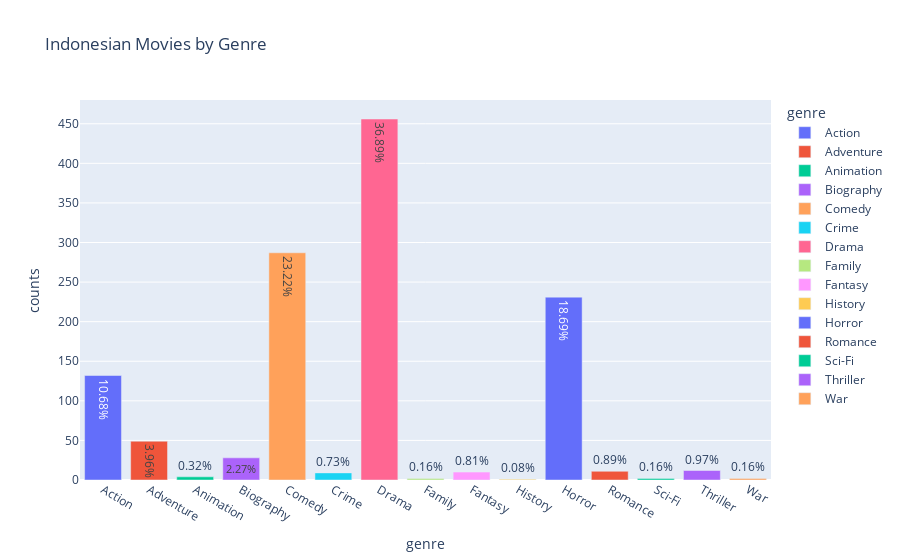
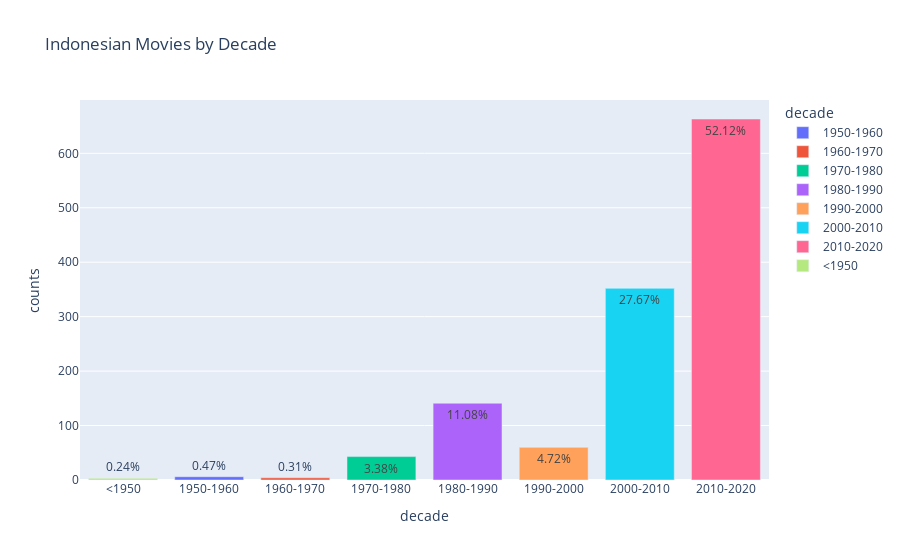

The notebook cell these images were saved under, in order:
### Markdown cell above
# 3. Basic Description

### Code cell
df_g                = df.groupby(['genre']).size().reset_index()
df_g ['percentage'] = df.groupby(['genre']).size().apply(lambda x: 100*x/ df.groupby(['genre']).size().sum()).values
df_g.columns        = ['genre','counts','percentage']
fig                 = px.bar (df_g, 
                              x='genre',
                              y = 'counts',
                              color='genre',
                              text=df_g['percentage'].apply(lambda x: '{0:1.2f}%'.format(x)),
                              title= 'Indonesian Movies by Genre')
fig.show()


df_g                = df.groupby(['decade']).size().reset_index()
df_g ['percentage'] = df.groupby(['decade']).size().apply(lambda x: 100*x/ df.groupby(['decade']).size().sum()).values
df_g.columns        = ['decade','counts','percentage']
fig                 = px.bar (df_g, 
                              x = df_g['decade'],
                              y = 'counts',
                              color='decade',
                              text=df_g['percentage'].apply(lambda x: '{0:1.2f}%'.format(x)),
                              title= 'Indonesian Movies by Decade')
fig.update_xaxes(categoryorder='array', categoryarray= ['<1950','1950-1960','1960-1970','1970-1980','1980-1990','1990-2000','2000-2010','2010-2020'])
fig.show()

### Figure 1 — Plotly figure (JSON) as saved in the notebook; plotly's stock layout.template omitted (floating-point values rounded to 4 significant figures)
{"data": [{"alignmentgroup": "True", "hovertemplate": "genre=%{x}<br>counts=%{y}<br>text=%{text}<extra></extra>", "legendgroup": "Action", "marker": {"color": "#636efa", "pattern": {"shape": ""}}, "name": "Action", "offsetgroup": "Action", "orientation": "v", "showlegend": true, "text": ["10.68%"], "textposition": "auto", "type": "bar", "x": ["Action"], "xaxis": "x", "y": [132], "yaxis": "y"}, {"alignmentgroup": "True", "hovertemplate": "genre=%{x}<br>counts=%{y}<br>text=%{text}<extra></extra>", "legendgroup": "Adventure", "marker": {"color": "#EF553B", "pattern": {"shape": ""}}, "name": "Adventure", "offsetgroup": "Adventure", "orientation": "v", "showlegend": true, "text": ["3.96%"], "textposition": "auto", "type": "bar", "x": ["Adventure"], "xaxis": "x", "y": [49], "yaxis": "y"}, {"alignmentgroup": "True", "hovertemplate": "genre=%{x}<br>counts=%{y}<br>text=%{text}<extra></extra>", "legendgroup": "Animation", "marker": {"color": "#00cc96", "pattern": {"shape": ""}}, "name": "Animation", "offsetgroup": "Animation", "orientation": "v", "showlegend": true, "text": ["0.32%"], "textposition": "auto", "type": "bar", "x": ["Animation"], "xaxis": "x", "y": [4], "yaxis": "y"}, {"alignmentgroup": "True", "hovertemplate": "genre=%{x}<br>counts=%{y}<br>text=%{text}<extra></extra>", "legendgroup": "Biography", "marker": {"color": "#ab63fa", "pattern": {"shape": ""}}, "name": "Biography", "offsetgroup": "Biography", "orientation": "v", "showlegend": true, "text": ["2.27%"], "textposition": "auto", "type": "bar", "x": ["Biography"], "xaxis": "x", "y": [28], "yaxis": "y"}, {"alignmentgroup": "True", "hovertemplate": "genre=%{x}<br>counts=%{y}<br>text=%{text}<extra></extra>", "legendgroup": "Comedy", "marker": {"color": "#FFA15A", "pattern": {"shape": ""}}, "name": "Comedy", "offsetgroup": "Comedy", "orientation": "v", "showlegend": true, "text": ["23.22%"], "textposition": "auto", "type": "bar", "x": ["Comedy"], "xaxis": "x", "y": [287], "yaxis": "y"}, {"alignmentgroup": "True", "hovertemplate": "genre=%{x}<br>counts=%{y}<br>text=%{text}<extra></extra>", "legendgroup": "Crime", "marker": {"color": "#19d3f3", "pattern": {"shape": ""}}, "name": "Crime", "offsetgroup": "Crime", "orientation": "v", "showlegend": true, "text": ["0.73%"], "textposition": "auto", "type": "bar", "x": ["Crime"], "xaxis": "x", "y": [9], "yaxis": "y"}, {"alignmentgroup": "True", "hovertemplate": "genre=%{x}<br>counts=%{y}<br>text=%{text}<extra></extra>", "legendgroup": "Drama", "marker": {"color": "#FF6692", "pattern": {"shape": ""}}, "name": "Drama", "offsetgroup": "Drama", "orientation": "v", "showlegend": true, "text": ["36.89%"], "textposition": "auto", "type": "bar", "x": ["Drama"], "xaxis": "x", "y": [456], "yaxis": "y"}, {"alignmentgroup": "True", "hovertemplate": "genre=%{x}<br>counts=%{y}<br>text=%{text}<extra></extra>", "legendgroup": "Family", "marker": {"color": "#B6E880", "pattern": {"shape": ""}}, "name": "Family", "offsetgroup": "Family", "orientation": "v", "showlegend": true, "text": ["0.16%"], "textposition": "auto", "type": "bar", "x": ["Family"], "xaxis": "x", "y": [2], "yaxis": "y"}, {"alignmentgroup": "True", "hovertemplate": "genre=%{x}<br>counts=%{y}<br>text=%{text}<extra></extra>", "legendgroup": "Fantasy", "marker": {"color": "#FF97FF", "pattern": {"shape": ""}}, "name": "Fantasy", "offsetgroup": "Fantasy", "orientation": "v", "showlegend": true, "text": ["0.81%"], "textposition": "auto", "type": "bar", "x": ["Fantasy"], "xaxis": "x", "y": [10], "yaxis": "y"}, {"alignmentgroup": "True", "hovertemplate": "genre=%{x}<br>counts=%{y}<br>text=%{text}<extra></extra>", "legendgroup": "History", "marker": {"color": "#FECB52", "pattern": {"shape": ""}}, "name": "History", "offsetgroup": "History", "orientation": "v", "showlegend": true, "text": ["0.08%"], "textposition": "auto", "type": "bar", "x": ["History"], "xaxis": "x", "y": [1], "yaxis": "y"}, {"alignmentgroup": "True", "hovertemplate": "genre=%{x}<br>counts=%{y}<br>text=%{text}<extra></extra>", "legendgroup": "Horror", "marker": {"color": "#636efa", "pattern": {"shape": ""}}, "name": "Horror", "offsetgroup": "Horror", "orientation": "v", "showlegend": true, "text": ["18.69%"], "textposition": "auto", "type": "bar", "x": ["Horror"], "xaxis": "x", "y": [231], "yaxis": "y"}, {"alignmentgroup": "True", "hovertemplate": "genre=%{x}<br>counts=%{y}<br>text=%{text}<extra></extra>", "legendgroup": "Romance", "marker": {"color": "#EF553B", "pattern": {"shape": ""}}, "name": "Romance", "offsetgroup": "Romance", "orientation": "v", "showlegend": true, "text": ["0.89%"], "textposition": "auto", "type": "bar", "x": ["Romance"], "xaxis": "x", "y": [11], "yaxis": "y"}, {"alignmentgroup": "True", "hovertemplate": "genre=%{x}<br>counts=%{y}<br>text=%{text}<extra></extra>", "legendgroup": "Sci-Fi", "marker": {"color": "#00cc96", "pattern": {"shape": ""}}, "name": "Sci-Fi", "offsetgroup": "Sci-Fi", "orientation": "v", "showlegend": true, "text": ["0.16%"], "textposition": "auto", "type": "bar", "x": ["Sci-Fi"], "xaxis": "x", "y": [2], "yaxis": "y"}, {"alignmentgroup": "True", "hovertemplate": "genre=%{x}<br>counts=%{y}<br>text=%{text}<extra></extra>", "legendgroup": "Thriller", "marker": {"color": "#ab63fa", "pattern": {"shape": ""}}, "name": "Thriller", "offsetgroup": "Thriller", "orientation": "v", "showlegend": true, "text": ["0.97%"], "textposition": "auto", "type": "bar", "x": ["Thriller"], "xaxis": "x", "y": [12], "yaxis": "y"}, {"alignmentgroup": "True", "hovertemplate": "genre=%{x}<br>counts=%{y}<br>text=%{text}<extra></extra>", "legendgroup": "War", "marker": {"color": "#FFA15A", "pattern": {"shape": ""}}, "name": "War", "offsetgroup": "War", "orientation": "v", "showlegend": true, "text": ["0.16%"], "textposition": "auto", "type": "bar", "x": ["War"], "xaxis": "x", "y": [2], "yaxis": "y"}], "layout": {"barmode": "relative", "legend": {"title": {"text": "genre"}, "tracegroupgap": 0}, "title": {"text": "Indonesian Movies by Genre"}, "xaxis": {"anchor": "y", "categoryarray": ["Action", "Adventure", "Animation", "Biography", "Comedy", "Crime", "Drama", "Family", "Fantasy", "History", "Horror", "Romance", "Sci-Fi", "Thriller", "War"], "categoryorder": "array", "domain": [0, 1], "title": {"text": "genre"}}, "yaxis": {"anchor": "x", "domain": [0, 1], "title": {"text": "counts"}}}}

### Figure 2 — Plotly figure (JSON) as saved in the notebook; plotly's stock layout.template omitted (floating-point values rounded to 4 significant figures)
{"data": [{"alignmentgroup": "True", "hovertemplate": "decade=%{x}<br>counts=%{y}<br>text=%{text}<extra></extra>", "legendgroup": "1950-1960", "marker": {"color": "#636efa", "pattern": {"shape": ""}}, "name": "1950-1960", "offsetgroup": "1950-1960", "orientation": "v", "showlegend": true, "text": ["0.47%"], "textposition": "auto", "type": "bar", "x": ["1950-1960"], "xaxis": "x", "y": [6], "yaxis": "y"}, {"alignmentgroup": "True", "hovertemplate": "decade=%{x}<br>counts=%{y}<br>text=%{text}<extra></extra>", "legendgroup": "1960-1970", "marker": {"color": "#EF553B", "pattern": {"shape": ""}}, "name": "1960-1970", "offsetgroup": "1960-1970", "orientation": "v", "showlegend": true, "text": ["0.31%"], "textposition": "auto", "type": "bar", "x": ["1960-1970"], "xaxis": "x", "y": [4], "yaxis": "y"}, {"alignmentgroup": "True", "hovertemplate": "decade=%{x}<br>counts=%{y}<br>text=%{text}<extra></extra>", "legendgroup": "1970-1980", "marker": {"color": "#00cc96", "pattern": {"shape": ""}}, "name": "1970-1980", "offsetgroup": "1970-1980", "orientation": "v", "showlegend": true, "text": ["3.38%"], "textposition": "auto", "type": "bar", "x": ["1970-1980"], "xaxis": "x", "y": [43], "yaxis": "y"}, {"alignmentgroup": "True", "hovertemplate": "decade=%{x}<br>counts=%{y}<br>text=%{text}<extra></extra>", "legendgroup": "1980-1990", "marker": {"color": "#ab63fa", "pattern": {"shape": ""}}, "name": "1980-1990", "offsetgroup": "1980-1990", "orientation": "v", "showlegend": true, "text": ["11.08%"], "textposition": "auto", "type": "bar", "x": ["1980-1990"], "xaxis": "x", "y": [141], "yaxis": "y"}, {"alignmentgroup": "True", "hovertemplate": "decade=%{x}<br>counts=%{y}<br>text=%{text}<extra></extra>", "legendgroup": "1990-2000", "marker": {"color": "#FFA15A", "pattern": {"shape": ""}}, "name": "1990-2000", "offsetgroup": "1990-2000", "orientation": "v", "showlegend": true, "text": ["4.72%"], "textposition": "auto", "type": "bar", "x": ["1990-2000"], "xaxis": "x", "y": [60], "yaxis": "y"}, {"alignmentgroup": "True", "hovertemplate": "decade=%{x}<br>counts=%{y}<br>text=%{text}<extra></extra>", "legendgroup": "2000-2010", "marker": {"color": "#19d3f3", "pattern": {"shape": ""}}, "name": "2000-2010", "offsetgroup": "2000-2010", "orientation": "v", "showlegend": true, "text": ["27.67%"], "textposition": "auto", "type": "bar", "x": ["2000-2010"], "xaxis": "x", "y": [352], "yaxis": "y"}, {"alignmentgroup": "True", "hovertemplate": "decade=%{x}<br>counts=%{y}<br>text=%{text}<extra></extra>", "legendgroup": "2010-2020", "marker": {"color": "#FF6692", "pattern": {"shape": ""}}, "name": "2010-2020", "offsetgroup": "2010-2020", "orientation": "v", "showlegend": true, "text": ["52.12%"], "textposition": "auto", "type": "bar", "x": ["2010-2020"], "xaxis": "x", "y": [663], "yaxis": "y"}, {"alignmentgroup": "True", "hovertemplate": "decade=%{x}<br>counts=%{y}<br>text=%{text}<extra></extra>", "legendgroup": "<1950", "marker": {"color": "#B6E880", "pattern": {"shape": ""}}, "name": "<1950", "offsetgroup": "<1950", "orientation": "v", "showlegend": true, "text": ["0.24%"], "textposition": "auto", "type": "bar", "x": ["<1950"], "xaxis": "x", "y": [3], "yaxis": "y"}], "layout": {"barmode": "relative", "legend": {"title": {"text": "decade"}, "tracegroupgap": 0}, "title": {"text": "Indonesian Movies by Decade"}, "xaxis": {"anchor": "y", "categoryarray": ["<1950", "1950-1960", "1960-1970", "1970-1980", "1980-1990", "1990-2000", "2000-2010", "2010-2020"], "categoryorder": "array", "domain": [0, 1], "title": {"text": "decade"}}, "yaxis": {"anchor": "x", "domain": [0, 1], "title": {"text": "counts"}}}}
